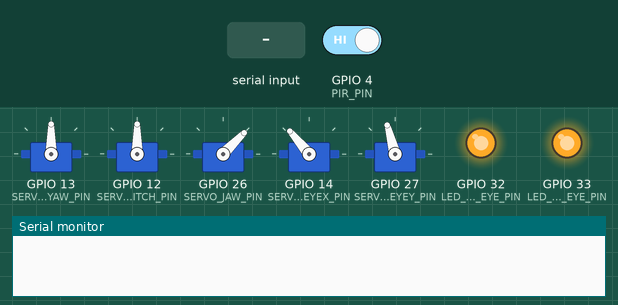
Bench run of a sketch on a simulated ESP32. Shown: 5 × servo, output pins drawn as LEDs (lit = HIGH), the last lines printed to the serial monitor. Inputs (shaded band) come from the test bench; at power-on: GPIO 4 (PIR_PIN) HIGH. Random numbers use the default seed unless the sketch sets one.

Above: at 20.9 s.
21.0 s: "200\n" received over Serial
27.5 s: "1,90,45\n" received over Serial
At 28.0 s:
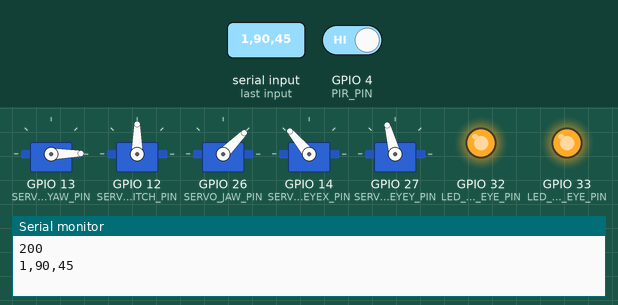
34.0 s: "2\n" received over Serial
At 35.4 s:
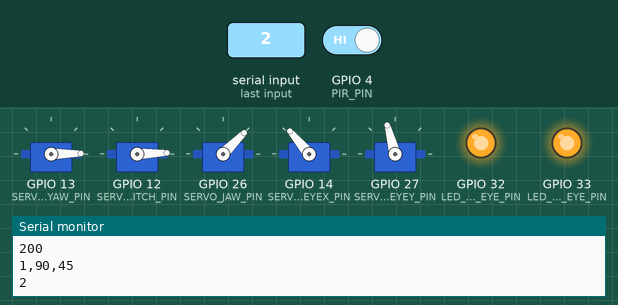
40.5 s: "3\n" received over Serial
At 41.5 s:
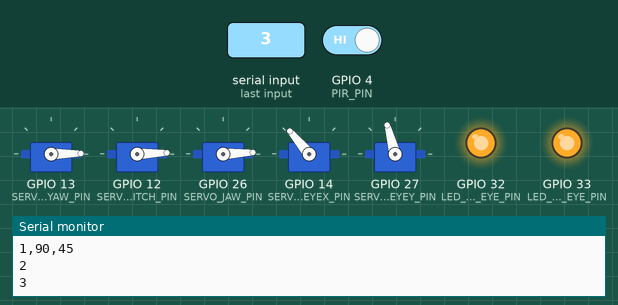
Timing chart, 0 to 43.5 s (numbered marks = the images above; inputs shaded):
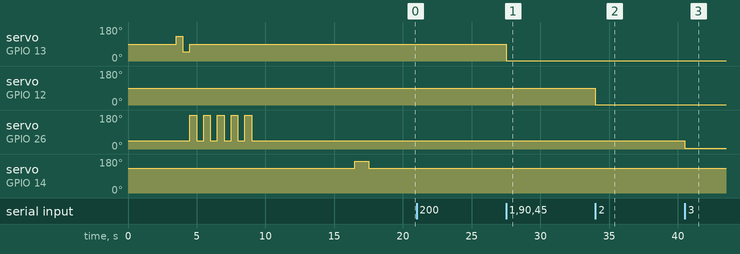

Measured:
- after the input at 27.5 s, servo on GPIO 13 (SERVO_HEADYAW_PIN): 90° → 1° at once
- after the input at 34.0 s, servo on GPIO 12 (SERVO_HEADPITCH_PIN): 90° → 2° at once
- after the input at 40.5 s, servo on GPIO 26 (SERVO_JAW_PIN): 45° → 3° at once
- by itself, servo on GPIO 26 (SERVO_JAW_PIN): alternates 180° for 0.50 s and 45° for 0.50 s, 10 changes in all, then stays 45°

The sketch:

InMoovDemoESP32-Stock.ino
```cpp
#include <ESP32Servo.h>

// Servo commands
#define CMDS_HEADYAW 1
#define CMDS_HEADPITCH 2
#define CMDS_JAW 3
#define CMDS_EYEX 4
#define CMDS_EYEY 5
#define CMDS_EYE_LEFT 6
#define CMDS_EYE_RIGHT 7
// Animations
#define CMDA_EYE_BLINK 100
#define CMDA_JAW_OPEN_CLOSE 110
#define CMDA_JAW_TALK 111
#define CMDA_HEAD_YES 120
#define CMDA_HEAD_NO 121
// System
#define CMDS_DEMO_MODE 200
#define CMDS_DEMO_MODE_TIMING 201

// Config
#define SERVO_COUNT 5
#define SERVO_MIN_MS 1000
#define SERVO_MAX_MS 2000
#define HEADYAW_IDX 0
#define HEADPITCH_IDX 1
#define JAW_IDX 2
#define EYEX_IDX 3
#define EYEY_IDX 4

// Pins
#define US_LEFT_TRIGGER_PIN 5
#define US_LEFT_ECHO_PIN 18
#define US_RIGHT_TRIGGER_PIN 17
#define US_RIGHT_ECHO_PIN 16
#define PIR_PIN 4
#define SERVO_HEADYAW_PIN 13
#define SERVO_HEADPITCH_PIN 12
#define SERVO_EYEX_PIN 14
#define SERVO_EYEY_PIN 27
#define SERVO_JAW_PIN 26
#define LED_LEFT_EYE_PIN 32
#define LED_RIGHT_EYE_PIN 33

// Neutral
#define NEUTRAL_HEADYAW 90
#define NEUTRAL_HEADPITCH 90
#define NEUTRAL_EYEX 130
#define NEUTRAL_EYEY 105
#define NEUTRAL_JAW 45

// Servo
Servo* servos[SERVO_COUNT];
// States
int previousPIR;
bool demoModeOn = true;
int demoModeTiming = 3500;

long ReadUltrasonicDistance(int trigPin, int echoPin) {
  digitalWrite(trigPin, LOW);
  delayMicroseconds(2);
  digitalWrite(trigPin, HIGH);
  delayMicroseconds(10);
  digitalWrite(trigPin, LOW);
  return pulseIn(echoPin, HIGH) / 58.2;
}

int ReadPIR() {
  return digitalRead(PIR_PIN);
}

void MoveServo(Servo* servo, int pin, int position) {
  if (position < 0) {
    position = 0;
  } else if (position > 180) {
    position = 180;
  }

  if (!servo->attached()) {
    servo->attach(pin, SERVO_MIN_MS, SERVO_MAX_MS);
  }

  servo->write(position);
}

void AnimBlinkEyes() {
  digitalWrite(LED_LEFT_EYE_PIN, LOW);
  digitalWrite(LED_RIGHT_EYE_PIN, LOW);
  delay(1000);
  digitalWrite(LED_LEFT_EYE_PIN, HIGH);
  digitalWrite(LED_RIGHT_EYE_PIN, HIGH);
}

void AnimJawOpenClose() {
  MoveServo(servos[JAW_IDX], SERVO_JAW_PIN, 180);
  delay(500);
  MoveServo(servos[JAW_IDX], SERVO_JAW_PIN, NEUTRAL_JAW);
}

void AnimJawTalk() {
  for (int i = 0; i < 5; i++) {
    MoveServo(servos[JAW_IDX], SERVO_JAW_PIN, 180);
    delay(500);
    MoveServo(servos[JAW_IDX], SERVO_JAW_PIN, NEUTRAL_JAW);
    delay(500);
  }
}

void AnimHeadYes() {
  MoveServo(servos[HEADPITCH_IDX], SERVO_HEADPITCH_PIN, NEUTRAL_HEADPITCH + 10);
  delay(500);
  MoveServo(servos[HEADPITCH_IDX], SERVO_HEADPITCH_PIN, 0);
  delay(500);
  MoveServo(servos[HEADPITCH_IDX], SERVO_HEADPITCH_PIN, NEUTRAL_HEADPITCH);
}

void AnimHeadNo() {
  MoveServo(servos[HEADYAW_IDX], SERVO_HEADYAW_PIN, NEUTRAL_HEADYAW + 40);
  delay(500);
  MoveServo(servos[HEADYAW_IDX], SERVO_HEADYAW_PIN, NEUTRAL_HEADYAW - 40);
  delay(500);
  MoveServo(servos[HEADYAW_IDX], SERVO_HEADYAW_PIN, NEUTRAL_HEADYAW);
}

void MoveServoThenNeutral(Servo* servo, int pin, int position, int neutral, int wait) {
  MoveServo(servo, pin, position);
  delay(wait);
  MoveServo(servo, pin, neutral);
}

void DemoMode() {
  /*int pir = ReadPIR();
  Serial.printf("PIR: %d\n", pir);

  if (pir != previousPIR) {
    if (pir) {
      AnimBlinkEyes();
    }

    previousPIR = pir;
  }

  long leftUS = ReadUltrasonicDistance(leftUSTriggerPin, leftUSEchoPin);
  Serial.printf("Left Ultrasonic Sensor: %ld\n", leftUS);
  long rightUS = ReadUltrasonicDistance(rightUSTriggerPin, rightUSEchoPin);
  Serial.printf("Right Ultrasonic Sensor: %ld\n", rightUS);*/

  int action = random(0, 10);
  switch (action) {
    case 0:
      MoveServoThenNeutral(servos[HEADYAW_IDX], SERVO_HEADYAW_PIN, random(NEUTRAL_HEADYAW - 30, NEUTRAL_HEADYAW + 30), NEUTRAL_HEADYAW, 1000);
      break;
    case 1:
      MoveServoThenNeutral(servos[HEADPITCH_IDX], SERVO_HEADPITCH_PIN, random(30, NEUTRAL_HEADPITCH), NEUTRAL_HEADPITCH, 1000);
      break;
    case 2:
      AnimJawOpenClose();
      break;
    case 3:
      MoveServoThenNeutral(servos[EYEX_IDX], SERVO_EYEX_PIN, random(NEUTRAL_EYEX - 60, NEUTRAL_EYEX + 60), NEUTRAL_EYEX, 1000);
      break;
    case 4:
      MoveServoThenNeutral(servos[EYEY_IDX], SERVO_EYEY_PIN, random(NEUTRAL_EYEX - 60, NEUTRAL_EYEX + 60), NEUTRAL_EYEY, 1000);
      break;
    case 5:
      AnimBlinkEyes();
      break;
    case 6:
      AnimHeadYes();
      break;
    case 7:
      AnimHeadNo();
    case 8:
      AnimJawTalk();
      break;
  }

  delay(demoModeTiming);

  for (int i = 0; i < SERVO_COUNT; i++) {
    servos[i]->detach();
  }
}

void ParseExternalCommands(String inputString) {
  Serial.println(inputString);

  int separatorIndex = inputString.indexOf('=');
  String command = inputString.substring(0, separatorIndex);
  String commandValue = inputString.substring(separatorIndex + 1);
  int commandInt = command.toInt();
  int commandValueInt = commandValue.toInt();

  if (commandInt == CMDS_DEMO_MODE) {
    demoModeOn = commandValueInt == 1;
  } else if (commandInt == CMDS_DEMO_MODE_TIMING) {
    demoModeTiming = commandValueInt;
  }

  if (demoModeOn) {
    return;
  }

  switch (commandInt) {
    case CMDS_HEADYAW:
      MoveServo(servos[HEADYAW_IDX], SERVO_HEADYAW_PIN, commandValueInt);
      break;
    case CMDS_HEADPITCH:
      MoveServo(servos[HEADPITCH_IDX], SERVO_HEADPITCH_PIN, commandValueInt);
      break;
    case CMDS_JAW:
      MoveServo(servos[JAW_IDX], SERVO_JAW_PIN, commandValueInt);
      break;
    case CMDS_EYEX:
      MoveServo(servos[EYEX_IDX], SERVO_EYEX_PIN, commandValueInt);
      break;
    case CMDS_EYEY:
      MoveServo(servos[EYEY_IDX], SERVO_EYEY_PIN, commandValueInt);
      break;
    case CMDS_EYE_LEFT:
      digitalWrite(LED_LEFT_EYE_PIN, commandValueInt == 1 ? HIGH : LOW);
      break;
    case CMDS_EYE_RIGHT:
      digitalWrite(LED_RIGHT_EYE_PIN, commandValueInt == 1 ? HIGH : LOW);
      break;
    // Animations
    case CMDA_EYE_BLINK:
      AnimBlinkEyes();
      break;
    case CMDA_JAW_OPEN_CLOSE:
      AnimJawOpenClose();
      break;
    case CMDA_HEAD_YES:
      AnimHeadYes();
      break;
    case CMDA_HEAD_NO:
      AnimHeadNo();
      break;
  }
}

void setup() {
  Serial.begin(115200);

  for (int i = 0; i < SERVO_COUNT; i++) {
    servos[i] = new Servo();
    servos[i]->setPeriodHertz(50);
  }

  pinMode(LED_LEFT_EYE_PIN, OUTPUT);
  pinMode(LED_RIGHT_EYE_PIN, OUTPUT);
  pinMode(US_LEFT_TRIGGER_PIN, OUTPUT);
  pinMode(US_LEFT_ECHO_PIN, INPUT);
  pinMode(US_RIGHT_TRIGGER_PIN, OUTPUT);
  pinMode(US_RIGHT_ECHO_PIN, INPUT);
  pinMode(PIR_PIN, INPUT);

  AnimBlinkEyes();
  MoveServo(servos[HEADYAW_IDX], SERVO_HEADYAW_PIN, NEUTRAL_HEADYAW);
  delay(500);
  servos[HEADYAW_IDX]->detach();

  MoveServo(servos[HEADPITCH_IDX], SERVO_HEADPITCH_PIN, NEUTRAL_HEADPITCH);
  delay(500);
  servos[HEADPITCH_IDX]->detach();

  MoveServo(servos[JAW_IDX], SERVO_JAW_PIN, NEUTRAL_JAW);
  delay(500);
  servos[JAW_IDX]->detach();

  MoveServo(servos[EYEX_IDX], SERVO_EYEX_PIN, NEUTRAL_EYEX);
  delay(500);
  servos[EYEX_IDX]->detach();

  MoveServo(servos[EYEY_IDX], SERVO_EYEY_PIN, NEUTRAL_EYEY);
  delay(500);
  servos[EYEY_IDX]->detach();

  previousPIR = ReadPIR();
}

void loop() {
  if (Serial.available()) {
    String inputString = Serial.readStringUntil('\n');
    ParseExternalCommands(inputString);
  }

  if (demoModeOn) {
    DemoMode();
  }
}
```
